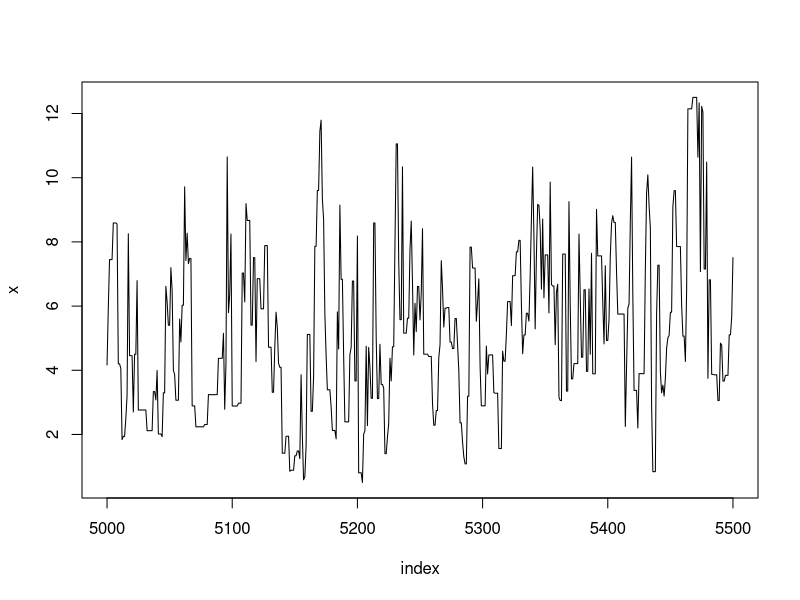
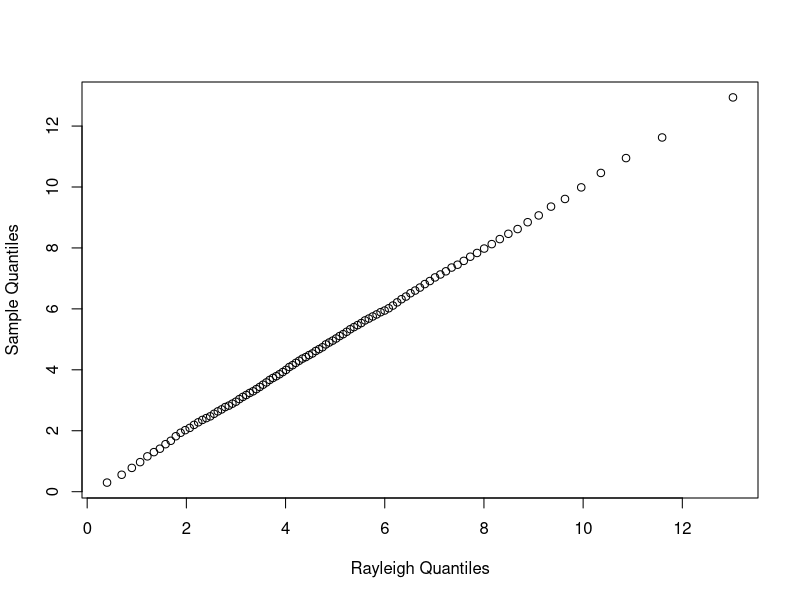
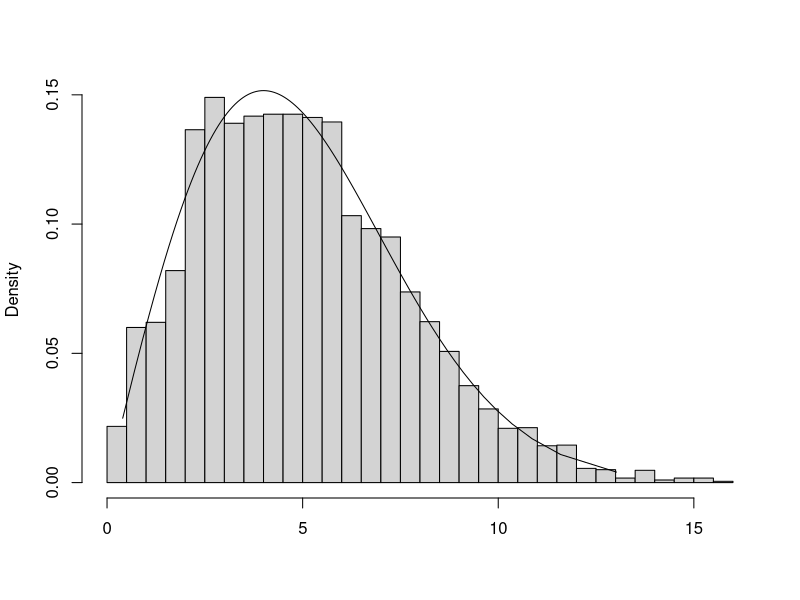

These charts were generated, in order, by the following R code:
## @knitr initialization
f <- function(x, sigma) {
  if (any(x < 0)) return (0)
  stopifnot(sigma > 0)
  return((x / sigma^2) * exp(-x^2 / (2*sigma^2)))
}

#xt <- x[i-1]
#y <- rchisq(1, df = xt)

m <- 10000
sigma <- 4
x <- numeric(m)
x[1] <- rchisq(1, df=1)
k <- 0
u <- runif(m)

for(i in 2:m) {
  xt <- x[i-1]
  y <- rchisq(1, df = xt)
  num <- f(y, sigma) * dchisq(xt, df = y)
  den <- f(xt, sigma) * dchisq(y, df = xt)
  if (u[i] <= num/den) x[i] <- y else {
    x[i] <- xt
    k <- k+1 #y is rejected
  }
}

## @knitr plot1
index <- 5000:5500
y1 <- x[index]
plot(index, y1, type="l", main="", ylab="x")

## @knitr qqPlot
b <- 2001 #discard the burnin sample
y <- x[b:m]
a <- ppoints(100)
QR <- sigma * sqrt(-2 * log(1 - a)) #quantiles of Rayleigh
Q <- quantile(x, a)

qqplot(QR, Q, main="", xlab="Rayleigh Quantiles", ylab="Sample Quantiles")

## @knitr histogram
hist(y, breaks="scott", main="", xlab="", freq=FALSE)
lines(QR, f(QR, 4))
